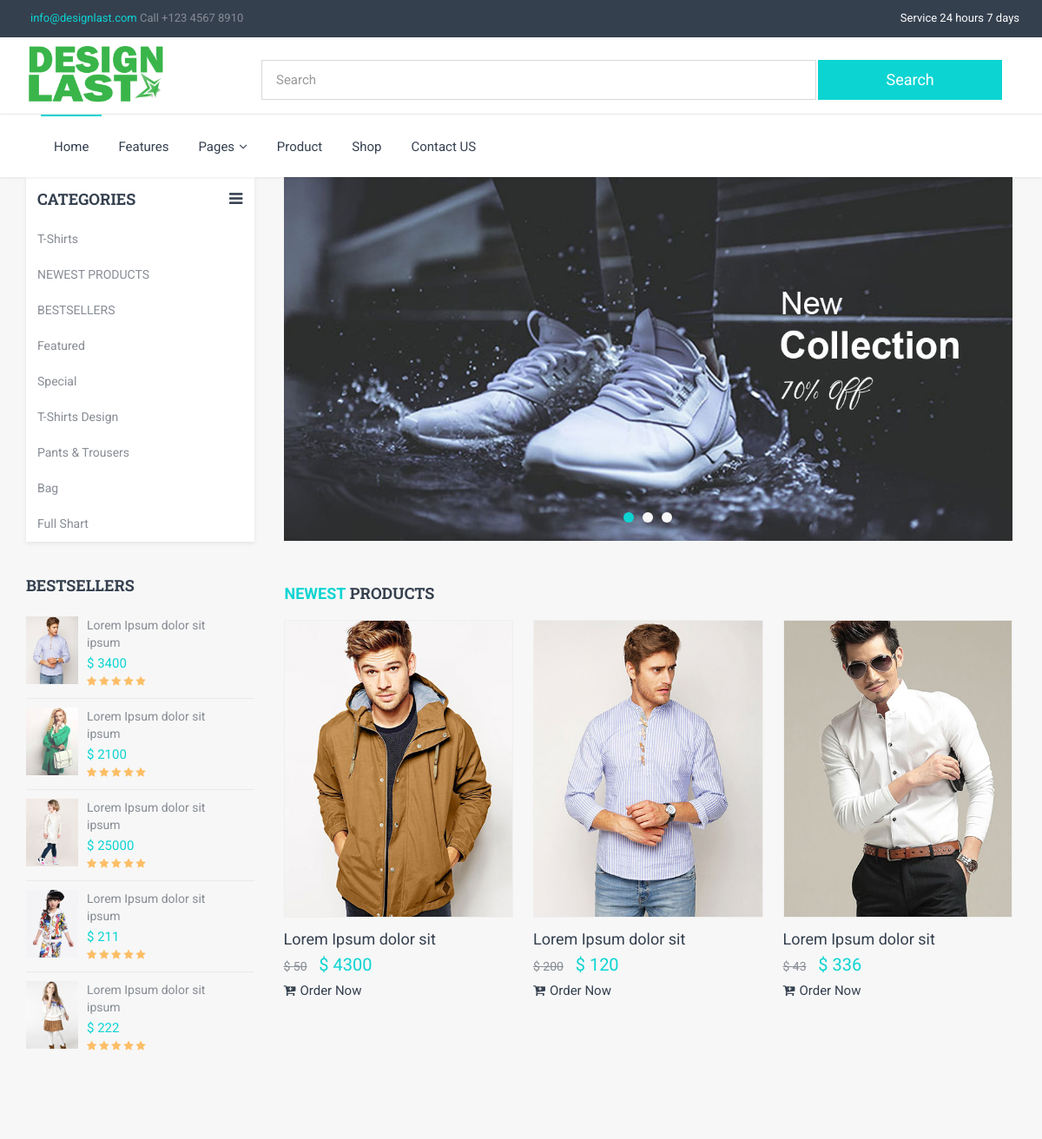
The app's page / (upper part), older data.
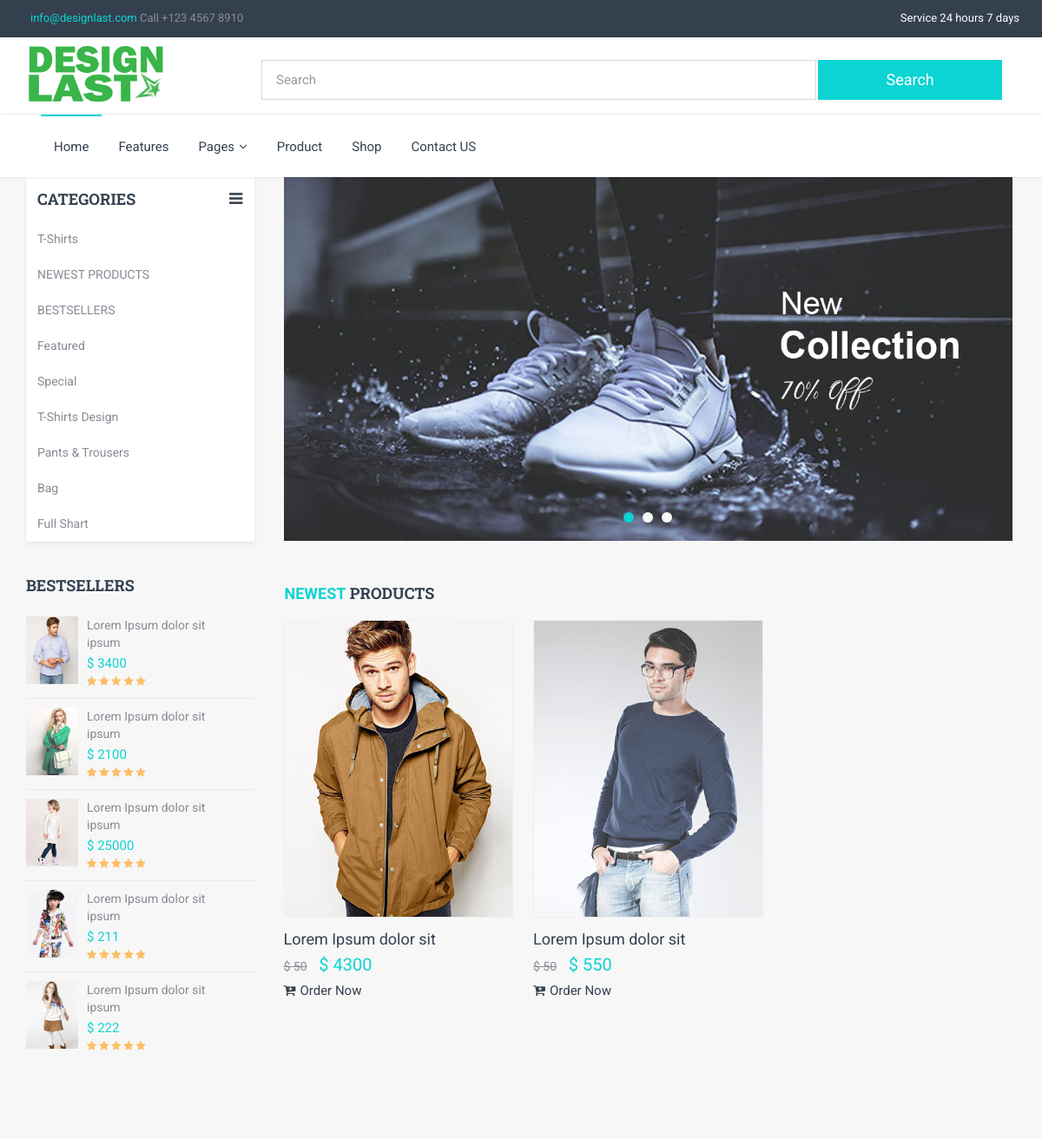
The same page, newer data.
### shopapp/models.py (models this page shows, shortened)
class Category(models.Model):
    name = models.CharField(max_length = 20, unique = True)
    create_at = models.DateTimeField(auto_now = True, auto_now_add = False)

class Product(models.Model):
    name = models.CharField(max_length = 100)
    product_code = models.IntegerField(blank = True, null = True)
    price = models.IntegerField()
    discount_price = models.IntegerField(blank = True, null = True)
    discount_off_price = models.IntegerField(blank = True, null = True)
    category = models.ForeignKey(Category, on_delete = models.CASCADE)
    color = models.ForeignKey(Color, on_delete = models.CASCADE)
    brand_name = models.ForeignKey(Brand, on_delete = models.CASCADE)
    image = models.ImageField(upload_to = 'product')
    order_now_link = models.URLField(max_length=200, blank=False)
    description = models.TextField()
    publish_on = models.DateTimeField(auto_now = False, auto_now_add = True)
    update_on = models.DateTimeField(auto_now = False, auto_now_add = True)

class Slider(models.Model):
    image = models.ImageField(upload_to = 'slider')
    title = models.CharField(max_length = 30, blank = True, null = True)
    create_at = models.DateTimeField(auto_now = True, auto_now_add = False)

### shopapp/views.py (the view)
# urls.py: path('', homepage, name = 'homepage'),
def homepage(request):
    product_search = Product.objects.all()
    slider_obj = Slider.objects.all()
    latest_product = Product.objects.filter(category__id = 2).order_by('-id')[:6]
    best_seller = Product.objects.filter(category__id = 3).order_by('-id')[:5]
    featured = Product.objects.filter(category__id = 4).order_by('-id')[:9]
    best_seller_galllery = Product.objects.filter(category__id = 3).order_by('-id')[:9]
    special = Product.objects.filter(category__id = 5).order_by('-id')[:9]
    cat_menu = Category.objects.all()
    search_query = request.GET.get('search_q')
    if search_query:
        product_search = product_search.filter(name__icontains = search_query)
    context = {
        'slider_obj' : slider_obj,
        'latest_product' : latest_product,
        'best_seller' : best_seller,
        'featured' : featured,
        'best_seller_galllery' : best_seller_galllery,
        'special' : special,
        'cat_menu' : cat_menu,
    }
    return render(request, 'design/index.html', context)

### templates/design/index.html (shortened to what the changed rows need)
{% extends 'app/base.html' %}
{% load static %}
{% block content %}
<section class="section light-backgorund">
    <div class="container">
        <div class="row">
            <div class="col-sm-4 col-md-3">
                <div class="navbar-vertical">
                    <ul class="nav nav-stacked">
                        {% if cat_menu %}
                        {% for menu in cat_menu %}
                        <li>
                            <a class="dropdown-toggle"  href="{% url 'Category_View' menu.name %}">{{menu.name}}</a>
                        </li>
                        {% endfor %}
                        {% endif %}
                    </ul>
                </div>
                <div class="widget hidden-xs">
                    <ul class="items">
                        {% if best_seller %}
                        {% for item in best_seller %}
                        <li>
                            <a href="shop-single-product-v1.html" class="product-image">
                                <img src="/media/{{item.image}}" alt="Sample Product ">
                            </a>
                            <div class="product-details">
                                <p class="product-name">
                                    <a href="{% url 'Single_page_views' item.id %}">{{item.name}}</a>
                                </p>
                                <span class="price text-primary">$ {{item.price}}</span>
                                <div class="rate text-warning">
                                    <i class="fa fa-star"></i>
                                    <i class="fa fa-star"></i>
                                    <i class="fa fa-star"></i>
                                    <i class="fa fa-star"></i>
                                    <i class="fa fa-star"></i>
                                </div>
                            </div>
                        </li>
                        {% endfor %}
                        {% endif %}
                    </ul>
                </div>
            </div>
            <div class="col-sm-8 col-md-9">
                <div class="row">
                    <div class="col-sm-12">
                        <div class="owl-carousel slider owl-theme">
                            {% for slider in slider_obj %}
                            <div class="item">
                                <figure>
                                    <a href="javascript:void(0);">
                                        <img src="/media/{{slider.image}}" alt=""/>
                                    </a>
                                </figure>
                            </div>
                            {% endfor %}
                        </div>
                    </div>
                </div>
                <div class="row">
                    <div class="col-sm-12">
                        <div class="owl-carousel column-3 owl-theme">
                            {% if latest_product %}
                            {% for item in latest_product %}
                            <div class="item">
                                <div class="thumbnail store style1">
                                    <div class="header">
                                        <figure class="layer">
                                            <a href="javascript:void(0);">
                                                <img src="/media/{{item.image}}" alt="">
                                            </a>
                                        </figure>
                                    </div>
                                    <div class="caption">
                                        <h6 class="regular"><a href="{% url 'Single_page_views' item.id %}">{{item.name}}</a></h6>
                                        <div class="price">
                                            <small class="amount off">$ {{item.discount_price}}</small>
                                            <span class="amount text-primary">$ {{item.price}}</span>
                                        </div>
                                        <a href="{{item.order_now_link}}"><i class="fa fa-cart-plus mr-5"></i>Order Now</a>
                                    </div>
                                </div>
                            </div>
                            {% endfor %}
                            {% endif %}
                        </div>
                    </div>
                </div>
            </div>
        </div>
    </div>
</section>
{% endblock %}

Row changes from the older to the newer data that the page shows:
no longer on this page (row edited): Product: image (picture), name "Lorem Ipsum dolor sit", discount_price "200", price "120", shown under "NEWESTPRODUCTS"
no longer on this page (row edited): Product: image (picture), name "Lorem Ipsum dolor sit", discount_price "43", price "336", shown under "NEWESTPRODUCTS"
now on this page (row unchanged): Product: image (picture), name "Lorem Ipsum dolor sit", discount_price "50", price "550", shown under "NEWESTPRODUCTS"
